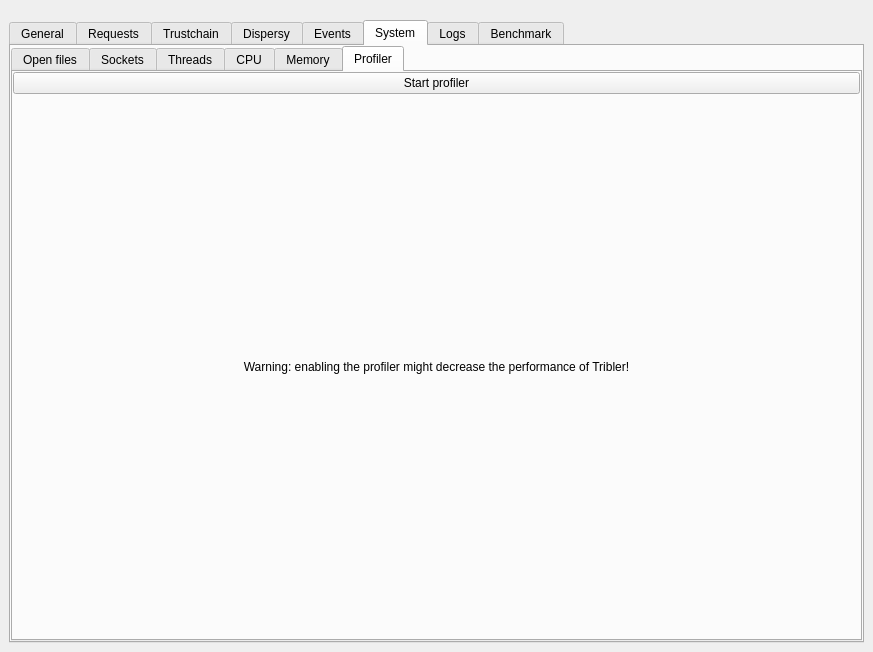
<?xml version="1.0" encoding="UTF-8"?>
<ui version="4.0">
 <class>MainWindow</class>
 <widget class="QMainWindow" name="MainWindow">
  <property name="geometry">
   <rect>
    <x>0</x>
    <y>0</y>
    <width>873</width>
    <height>652</height>
   </rect>
  </property>
  <property name="windowTitle">
   <string>MainWindow</string>
  </property>
  <widget class="QWidget" name="centralwidget">
   <layout class="QHBoxLayout" name="horizontalLayout">
    <property name="topMargin">
     <number>20</number>
    </property>
    <item>
     <widget class="QTabWidget" name="debug_tab_widget">
      <property name="currentIndex">
       <number>5</number>
      </property>
      <widget class="QWidget" name="tab">
       <attribute name="title">
        <string>General</string>
       </attribute>
       <layout class="QVBoxLayout" name="verticalLayout">
        <property name="spacing">
         <number>0</number>
        </property>
        <property name="leftMargin">
         <number>0</number>
        </property>
        <property name="topMargin">
         <number>0</number>
        </property>
        <property name="rightMargin">
         <number>0</number>
        </property>
        <property name="bottomMargin">
         <number>0</number>
        </property>
        <item>
         <widget class="QTreeWidget" name="general_tree_widget">
          <property name="indentation">
           <number>0</number>
          </property>
          <attribute name="headerDefaultSectionSize">
           <number>200</number>
          </attribute>
          <column>
           <property name="text">
            <string>Key</string>
           </property>
          </column>
          <column>
           <property name="text">
            <string>Value</string>
           </property>
          </column>
         </widget>
        </item>
       </layout>
      </widget>
      <widget class="QWidget" name="tab_2">
       <attribute name="title">
        <string>Requests</string>
       </attribute>
       <layout class="QVBoxLayout" name="verticalLayout">
        <property name="spacing">
         <number>0</number>
        </property>
        <property name="leftMargin">
         <number>0</number>
        </property>
        <property name="topMargin">
         <number>0</number>
        </property>
        <property name="rightMargin">
         <number>0</number>
        </property>
        <property name="bottomMargin">
         <number>0</number>
        </property>
        <item>
         <widget class="QTreeWidget" name="requests_tree_widget">
          <property name="indentation">
           <number>0</number>
          </property>
          <attribute name="headerDefaultSectionSize">
           <number>200</number>
          </attribute>
          <column>
           <property name="text">
            <string>Path</string>
           </property>
          </column>
          <column>
           <property name="text">
            <string>Status code</string>
           </property>
          </column>
          <column>
           <property name="text">
            <string>Time</string>
           </property>
          </column>
         </widget>
        </item>
       </layout>
      </widget>
      <widget class="QWidget" name="tab_3">
       <attribute name="title">
        <string>Trustchain</string>
       </attribute>
       <layout class="QVBoxLayout" name="verticalLayout_2">
        <property name="spacing">
         <number>0</number>
        </property>
        <property name="leftMargin">
         <number>0</number>
        </property>
        <property name="topMargin">
         <number>0</number>
        </property>
        <property name="rightMargin">
         <number>0</number>
        </property>
        <property name="bottomMargin">
         <number>0</number>
        </property>
        <item>
         <widget class="QTreeWidget" name="trustchain_tree_widget">
          <property name="columnCount">
           <number>2</number>
          </property>
          <attribute name="headerDefaultSectionSize">
           <number>200</number>
          </attribute>
          <column>
           <property name="text">
            <string>Key</string>
           </property>
          </column>
          <column>
           <property name="text">
            <string>Value</string>
           </property>
          </column>
         </widget>
        </item>
       </layout>
      </widget>
      <widget class="QWidget" name="tab_4">
       <attribute name="title">
        <string>Dispersy</string>
       </attribute>
       <layout class="QVBoxLayout" name="verticalLayout">
        <property name="spacing">
         <number>0</number>
        </property>
        <property name="leftMargin">
         <number>0</number>
        </property>
        <property name="topMargin">
         <number>0</number>
        </property>
        <property name="rightMargin">
         <number>0</number>
        </property>
        <property name="bottomMargin">
         <number>0</number>
        </property>
        <item>
         <widget class="QTabWidget" name="dispersy_tab_widget">
          <property name="currentIndex">
           <number>0</number>
          </property>
          <widget class="QWidget" name="tab_6">
           <attribute name="title">
            <string>General</string>
           </attribute>
           <layout class="QVBoxLayout" name="verticalLayout">
            <property name="spacing">
             <number>0</number>
            </property>
            <property name="leftMargin">
             <number>0</number>
            </property>
            <property name="topMargin">
             <number>0</number>
            </property>
            <property name="rightMargin">
             <number>0</number>
            </property>
            <property name="bottomMargin">
             <number>0</number>
            </property>
            <item>
             <widget class="QTreeWidget" name="dispersy_general_tree_widget">
              <property name="indentation">
               <number>0</number>
              </property>
              <attribute name="headerDefaultSectionSize">
               <number>200</number>
              </attribute>
              <column>
               <property name="text">
                <string>Key</string>
               </property>
              </column>
              <column>
               <property name="text">
                <string>Value</string>
               </property>
              </column>
             </widget>
            </item>
           </layout>
          </widget>
          <widget class="QWidget" name="tab_7">
           <attribute name="title">
            <string>Communities</string>
           </attribute>
           <layout class="QVBoxLayout" name="verticalLayout">
            <property name="spacing">
             <number>0</number>
            </property>
            <property name="leftMargin">
             <number>0</number>
            </property>
            <property name="topMargin">
             <number>0</number>
            </property>
            <property name="rightMargin">
             <number>0</number>
            </property>
            <property name="bottomMargin">
             <number>0</number>
            </property>
            <item>
             <widget class="QTreeWidget" name="communities_tree_widget">
              <property name="indentation">
               <number>0</number>
              </property>
              <attribute name="headerDefaultSectionSize">
               <number>200</number>
              </attribute>
              <column>
               <property name="text">
                <string>Classification</string>
               </property>
              </column>
              <column>
               <property name="text">
                <string>Identifier</string>
               </property>
              </column>
              <column>
               <property name="text">
                <string>Member</string>
               </property>
              </column>
              <column>
               <property name="text">
                <string>Candidates</string>
               </property>
              </column>
             </widget>
            </item>
           </layout>
          </widget>
         </widget>
        </item>
       </layout>
      </widget>
      <widget class="QWidget" name="tab_5">
       <attribute name="title">
        <string>Events</string>
       </attribute>
       <layout class="QVBoxLayout" name="verticalLayout">
        <property name="leftMargin">
         <number>0</number>
        </property>
        <property name="topMargin">
         <number>0</number>
        </property>
        <property name="rightMargin">
         <number>0</number>
        </property>
        <property name="bottomMargin">
         <number>0</number>
        </property>
        <item>
         <widget class="QTreeWidget" name="events_tree_widget">
          <column>
           <property name="text">
            <string>Type</string>
           </property>
          </column>
          <column>
           <property name="text">
            <string>Time</string>
           </property>
          </column>
         </widget>
        </item>
        <item>
         <widget class="QPlainTextEdit" name="event_text_box">
          <property name="sizePolicy">
           <sizepolicy hsizetype="Expanding" vsizetype="Fixed">
            <horstretch>0</horstretch>
            <verstretch>0</verstretch>
           </sizepolicy>
          </property>
          <property name="minimumSize">
           <size>
            <width>0</width>
            <height>160</height>
           </size>
          </property>
          <property name="maximumSize">
           <size>
            <width>16777215</width>
            <height>160</height>
           </size>
          </property>
          <property name="readOnly">
           <bool>true</bool>
          </property>
         </widget>
        </item>
       </layout>
      </widget>
      <widget class="QWidget" name="tab_8">
       <attribute name="title">
        <string>System</string>
       </attribute>
       <layout class="QVBoxLayout" name="verticalLayout">
        <property name="spacing">
         <number>0</number>
        </property>
        <property name="leftMargin">
         <number>0</number>
        </property>
        <property name="topMargin">
         <number>0</number>
        </property>
        <property name="rightMargin">
         <number>0</number>
        </property>
        <property name="bottomMargin">
         <number>0</number>
        </property>
        <item>
         <widget class="QTabWidget" name="system_tab_widget">
          <property name="currentIndex">
           <number>5</number>
          </property>
          <widget class="QWidget" name="tab_9">
           <attribute name="title">
            <string>Open files</string>
           </attribute>
           <layout class="QVBoxLayout" name="verticalLayout">
            <property name="spacing">
             <number>0</number>
            </property>
            <property name="leftMargin">
             <number>0</number>
            </property>
            <property name="topMargin">
             <number>0</number>
            </property>
            <property name="rightMargin">
             <number>0</number>
            </property>
            <property name="bottomMargin">
             <number>0</number>
            </property>
            <item>
             <widget class="QLabel" name="files_opened_label">
              <property name="sizePolicy">
               <sizepolicy hsizetype="Preferred" vsizetype="Fixed">
                <horstretch>0</horstretch>
                <verstretch>0</verstretch>
               </sizepolicy>
              </property>
              <property name="minimumSize">
               <size>
                <width>0</width>
                <height>30</height>
               </size>
              </property>
              <property name="maximumSize">
               <size>
                <width>16777215</width>
                <height>30</height>
               </size>
              </property>
              <property name="styleSheet">
               <string notr="true">font-weight: bold;</string>
              </property>
              <property name="text">
               <string>Files opened by GUI and core:</string>
              </property>
             </widget>
            </item>
            <item>
             <widget class="QTreeWidget" name="open_files_tree_widget">
              <property name="showDropIndicator" stdset="0">
               <bool>true</bool>
              </property>
              <property name="indentation">
               <number>20</number>
              </property>
              <attribute name="headerMinimumSectionSize">
               <number>150</number>
              </attribute>
              <attribute name="headerStretchLastSection">
               <bool>false</bool>
              </attribute>
              <column>
               <property name="text">
                <string>Path</string>
               </property>
              </column>
              <column>
               <property name="text">
                <string>File descriptor index</string>
               </property>
              </column>
             </widget>
            </item>
           </layout>
          </widget>
          <widget class="QWidget" name="tab_10">
           <attribute name="title">
            <string>Sockets</string>
           </attribute>
           <layout class="QVBoxLayout" name="verticalLayout">
            <property name="spacing">
             <number>0</number>
            </property>
            <property name="leftMargin">
             <number>0</number>
            </property>
            <property name="topMargin">
             <number>0</number>
            </property>
            <property name="rightMargin">
             <number>0</number>
            </property>
            <property name="bottomMargin">
             <number>0</number>
            </property>
            <item>
             <widget class="QLabel" name="open_sockets_label">
              <property name="sizePolicy">
               <sizepolicy hsizetype="Preferred" vsizetype="Fixed">
                <horstretch>0</horstretch>
                <verstretch>0</verstretch>
               </sizepolicy>
              </property>
              <property name="minimumSize">
               <size>
                <width>0</width>
                <height>30</height>
               </size>
              </property>
              <property name="maximumSize">
               <size>
                <width>16777215</width>
                <height>30</height>
               </size>
              </property>
              <property name="styleSheet">
               <string notr="true">font-weight: bold;</string>
              </property>
              <property name="text">
               <string>Open sockets by core:</string>
              </property>
             </widget>
            </item>
            <item>
             <widget class="QTreeWidget" name="open_sockets_tree_widget">
              <property name="indentation">
               <number>0</number>
              </property>
              <attribute name="headerDefaultSectionSize">
               <number>150</number>
              </attribute>
              <column>
               <property name="text">
                <string>local address</string>
               </property>
              </column>
              <column>
               <property name="text">
                <string>remote address</string>
               </property>
              </column>
              <column>
               <property name="text">
                <string>family</string>
               </property>
              </column>
              <column>
               <property name="text">
                <string>type</string>
               </property>
              </column>
              <column>
               <property name="text">
                <string>status</string>
               </property>
              </column>
             </widget>
            </item>
           </layout>
          </widget>
          <widget class="QWidget" name="tab_13">
           <attribute name="title">
            <string>Threads</string>
           </attribute>
           <layout class="QVBoxLayout" name="verticalLayout">
            <property name="spacing">
             <number>0</number>
            </property>
            <property name="leftMargin">
             <number>0</number>
            </property>
            <property name="topMargin">
             <number>0</number>
            </property>
            <property name="rightMargin">
             <number>0</number>
            </property>
            <property name="bottomMargin">
             <number>0</number>
            </property>
            <item>
             <widget class="QLabel" name="threads_core_label">
              <property name="sizePolicy">
               <sizepolicy hsizetype="Preferred" vsizetype="Minimum">
                <horstretch>0</horstretch>
                <verstretch>0</verstretch>
               </sizepolicy>
              </property>
              <property name="minimumSize">
               <size>
                <width>0</width>
                <height>30</height>
               </size>
              </property>
              <property name="maximumSize">
               <size>
                <width>16777215</width>
                <height>30</height>
               </size>
              </property>
              <property name="styleSheet">
               <string notr="true">font-weight: bold;</string>
              </property>
              <property name="text">
               <string>Threads in the core process:</string>
              </property>
             </widget>
            </item>
            <item>
             <widget class="QTreeWidget" name="threads_tree_widget">
              <column>
               <property name="text">
                <string>Thread ID</string>
               </property>
              </column>
              <column>
               <property name="text">
                <string>Thread name</string>
               </property>
              </column>
              <column>
               <property name="text">
                <string>Frame</string>
               </property>
              </column>
             </widget>
            </item>
           </layout>
          </widget>
          <widget class="QWidget" name="tab_14">
           <attribute name="title">
            <string>CPU</string>
           </attribute>
           <layout class="QVBoxLayout" name="verticalLayout">
            <property name="spacing">
             <number>0</number>
            </property>
            <property name="leftMargin">
             <number>0</number>
            </property>
            <property name="topMargin">
             <number>0</number>
            </property>
            <property name="rightMargin">
             <number>0</number>
            </property>
            <property name="bottomMargin">
             <number>0</number>
            </property>
            <item>
             <widget class="QWidget" name="cpu_plot_widget" native="true">
              <layout class="QVBoxLayout" name="verticalLayout">
               <property name="spacing">
                <number>0</number>
               </property>
               <property name="leftMargin">
                <number>0</number>
               </property>
               <property name="topMargin">
                <number>0</number>
               </property>
               <property name="rightMargin">
                <number>0</number>
               </property>
               <property name="bottomMargin">
                <number>0</number>
               </property>
              </layout>
             </widget>
            </item>
           </layout>
          </widget>
          <widget class="QWidget" name="tab_11">
           <attribute name="title">
            <string>Memory</string>
           </attribute>
           <layout class="QVBoxLayout" name="verticalLayout">
            <property name="spacing">
             <number>0</number>
            </property>
            <property name="leftMargin">
             <number>0</number>
            </property>
            <property name="topMargin">
             <number>0</number>
            </property>
            <property name="rightMargin">
             <number>0</number>
            </property>
            <property name="bottomMargin">
             <number>0</number>
            </property>
            <item>
             <widget class="QWidget" name="memory_dump_button_container" native="true">
              <property name="sizePolicy">
               <sizepolicy hsizetype="Preferred" vsizetype="Preferred">
                <horstretch>0</horstretch>
                <verstretch>0</verstretch>
               </sizepolicy>
              </property>
              <layout class="QHBoxLayout" name="horizontalLayout_2">
               <item>
                <widget class="QPushButton" name="dump_memory_core_button">
                 <property name="text">
                  <string>Dump memory of core process</string>
                 </property>
                </widget>
               </item>
               <item>
                <widget class="QPushButton" name="dump_memory_gui_button">
                 <property name="text">
                  <string>Dump memory of GUI process</string>
                 </property>
                </widget>
               </item>
              </layout>
             </widget>
            </item>
            <item>
             <widget class="QWidget" name="memory_plot_widget" native="true">
              <property name="sizePolicy">
               <sizepolicy hsizetype="Preferred" vsizetype="Expanding">
                <horstretch>0</horstretch>
                <verstretch>0</verstretch>
               </sizepolicy>
              </property>
              <layout class="QVBoxLayout" name="verticalLayout">
               <property name="spacing">
                <number>0</number>
               </property>
               <property name="leftMargin">
                <number>0</number>
               </property>
               <property name="topMargin">
                <number>0</number>
               </property>
               <property name="rightMargin">
                <number>0</number>
               </property>
               <property name="bottomMargin">
                <number>0</number>
               </property>
              </layout>
             </widget>
            </item>
           </layout>
          </widget>
          <widget class="QWidget" name="tab_12">
           <attribute name="title">
            <string>Profiler</string>
           </attribute>
           <layout class="QVBoxLayout" name="verticalLayout">
            <property name="spacing">
             <number>0</number>
            </property>
            <property name="leftMargin">
             <number>0</number>
            </property>
            <property name="topMargin">
             <number>0</number>
            </property>
            <property name="rightMargin">
             <number>0</number>
            </property>
            <property name="bottomMargin">
             <number>0</number>
            </property>
            <item>
             <widget class="QPushButton" name="toggle_profiler_button">
              <property name="sizePolicy">
               <sizepolicy hsizetype="Minimum" vsizetype="Preferred">
                <horstretch>0</horstretch>
                <verstretch>0</verstretch>
               </sizepolicy>
              </property>
              <property name="text">
               <string>Start profiler</string>
              </property>
             </widget>
            </item>
            <item>
             <widget class="QLabel" name="label">
              <property name="sizePolicy">
               <sizepolicy hsizetype="Preferred" vsizetype="Expanding">
                <horstretch>0</horstretch>
                <verstretch>0</verstretch>
               </sizepolicy>
              </property>
              <property name="text">
               <string>Warning: enabling the profiler might decrease the performance of Tribler!</string>
              </property>
              <property name="alignment">
               <set>Qt::AlignCenter</set>
              </property>
             </widget>
            </item>
           </layout>
          </widget>
         </widget>
        </item>
       </layout>
      </widget>
      <widget class="QWidget" name="tab_logs">
       <attribute name="title">
        <string>Logs</string>
       </attribute>
       <layout class="QVBoxLayout" name="verticalLayout">
        <property name="leftMargin">
         <number>0</number>
        </property>
        <property name="topMargin">
         <number>0</number>
        </property>
        <property name="rightMargin">
         <number>0</number>
        </property>
        <property name="bottomMargin">
         <number>0</number>
        </property>
        <item>
         <layout class="QHBoxLayout" name="horizontalLayout_3">
          <property name="sizeConstraint">
           <enum>QLayout::SetFixedSize</enum>
          </property>
          <item>
           <widget class="QLabel" name="tribler_logs_label">
            <property name="sizePolicy">
             <sizepolicy hsizetype="Preferred" vsizetype="Fixed">
              <horstretch>0</horstretch>
              <verstretch>0</verstretch>
             </sizepolicy>
            </property>
            <property name="styleSheet">
             <string notr="true">font-weight: bold;</string>
            </property>
            <property name="text">
             <string>Tribler Logs</string>
            </property>
           </widget>
          </item>
          <item>
           <spacer name="log_header_spacer">
            <property name="orientation">
             <enum>Qt::Horizontal</enum>
            </property>
            <property name="sizeType">
             <enum>QSizePolicy::Expanding</enum>
            </property>
            <property name="sizeHint" stdset="0">
             <size>
              <width>0</width>
              <height>20</height>
             </size>
            </property>
           </spacer>
          </item>
          <item>
           <widget class="QLabel" name="max_lines_label">
            <property name="sizePolicy">
             <sizepolicy hsizetype="Preferred" vsizetype="Fixed">
              <horstretch>0</horstretch>
              <verstretch>0</verstretch>
             </sizepolicy>
            </property>
            <property name="text">
             <string>Max Lines (default:100)</string>
            </property>
           </widget>
          </item>
          <item>
           <widget class="QLineEdit" name="max_lines_value">
            <property name="maximumSize">
             <size>
              <width>50</width>
              <height>20</height>
             </size>
            </property>
            <property name="toolTip">
             <string>Max Lines</string>
            </property>
           </widget>
          </item>
          <item>
           <widget class="QPushButton" name="log_refresh_button">
            <property name="text">
             <string>Refresh</string>
            </property>
           </widget>
          </item>
         </layout>
        </item>
        <item>
         <widget class="QTabWidget" name="log_tab_widget">
          <property name="currentIndex">
           <number>0</number>
          </property>
          <widget class="QWidget" name="tab_6">
           <attribute name="title">
            <string>Core</string>
           </attribute>
           <layout class="QVBoxLayout" name="verticalLayout">
            <property name="spacing">
             <number>0</number>
            </property>
            <property name="leftMargin">
             <number>0</number>
            </property>
            <property name="topMargin">
             <number>0</number>
            </property>
            <property name="rightMargin">
             <number>0</number>
            </property>
            <property name="bottomMargin">
             <number>0</number>
            </property>
            <item>
             <widget class="QTextEdit" name="core_log_display_area">
              <property name="sizePolicy">
               <sizepolicy hsizetype="Expanding" vsizetype="MinimumExpanding">
                <horstretch>0</horstretch>
                <verstretch>0</verstretch>
               </sizepolicy>
              </property>
              <property name="minimumSize">
               <size>
                <width>0</width>
                <height>160</height>
               </size>
              </property>
              <property name="maximumSize">
               <size>
                <width>16777215</width>
                <height>16777215</height>
               </size>
              </property>
              <property name="font">
               <font>
                <family>Courier 10 Pitch</family>
                <pointsize>10</pointsize>
               </font>
              </property>
              <property name="lineWrapMode">
               <enum>QTextEdit::NoWrap</enum>
              </property>
              <property name="readOnly">
               <bool>true</bool>
              </property>
             </widget>
            </item>
           </layout>
          </widget>
          <widget class="QWidget" name="tab_7">
           <attribute name="title">
            <string>GUI</string>
           </attribute>
           <layout class="QVBoxLayout" name="verticalLayout">
            <property name="spacing">
             <number>0</number>
            </property>
            <property name="leftMargin">
             <number>0</number>
            </property>
            <property name="topMargin">
             <number>0</number>
            </property>
            <property name="rightMargin">
             <number>0</number>
            </property>
            <property name="bottomMargin">
             <number>0</number>
            </property>
            <item>
             <widget class="QTextEdit" name="gui_log_display_area">
              <property name="sizePolicy">
               <sizepolicy hsizetype="Expanding" vsizetype="MinimumExpanding">
                <horstretch>0</horstretch>
                <verstretch>0</verstretch>
               </sizepolicy>
              </property>
              <property name="minimumSize">
               <size>
                <width>0</width>
                <height>160</height>
               </size>
              </property>
              <property name="maximumSize">
               <size>
                <width>16777215</width>
                <height>16777215</height>
               </size>
              </property>
              <property name="font">
               <font>
                <family>Courier 10 Pitch</family>
                <pointsize>10</pointsize>
               </font>
              </property>
              <property name="lineWrapMode">
               <enum>QTextEdit::NoWrap</enum>
              </property>
              <property name="readOnly">
               <bool>true</bool>
              </property>
             </widget>
            </item>
           </layout>
          </widget>
         </widget>
        </item>
       </layout>
      </widget>
      <widget class="QWidget" name="tab_benchmark">
       <attribute name="title">
        <string>Benchmark</string>
       </attribute>
       <layout class="QVBoxLayout" name="verticalLayout">
        <property name="leftMargin">
         <number>0</number>
        </property>
        <property name="topMargin">
         <number>0</number>
        </property>
        <property name="rightMargin">
         <number>0</number>
        </property>
        <property name="bottomMargin">
         <number>0</number>
        </property>
        <item>
         <widget class="QTreeWidget" name="benchmark_tree_widget">
          <column>
           <property name="text">
            <string>Type</string>
           </property>
          </column>
          <column>
           <property name="text">
            <string>Time</string>
           </property>
          </column>
         </widget>
        </item>
        <item>
         <widget class="QPlainTextEdit" name="benchmark_text_box">
          <property name="sizePolicy">
           <sizepolicy hsizetype="Expanding" vsizetype="Fixed">
            <horstretch>0</horstretch>
            <verstretch>0</verstretch>
           </sizepolicy>
          </property>
          <property name="minimumSize">
           <size>
            <width>0</width>
            <height>80</height>
           </size>
          </property>
          <property name="maximumSize">
           <size>
            <width>16777215</width>
            <height>80</height>
           </size>
          </property>
          <property name="readOnly">
           <bool>true</bool>
          </property>
         </widget>
        </item>
       </layout>
      </widget>
     </widget>
    </item>
   </layout>
  </widget>
 </widget>
 <resources/>
 <connections/>
</ui>
